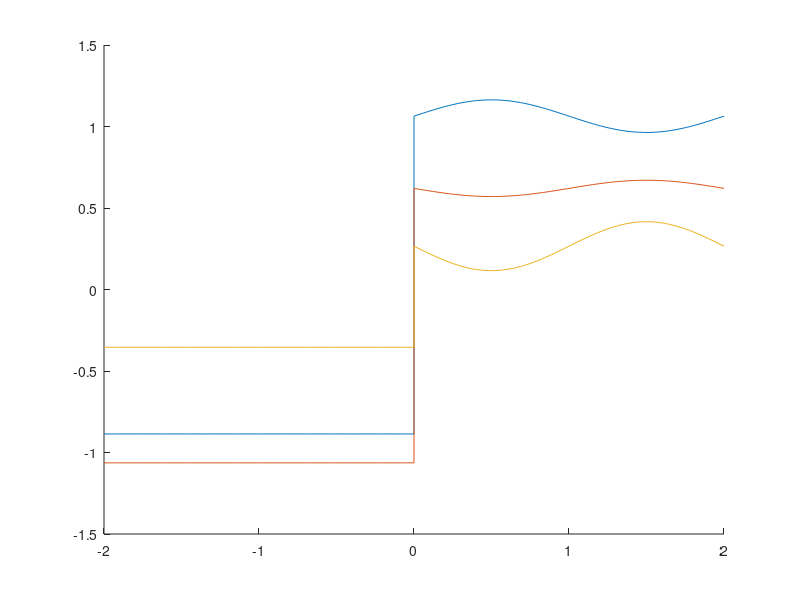
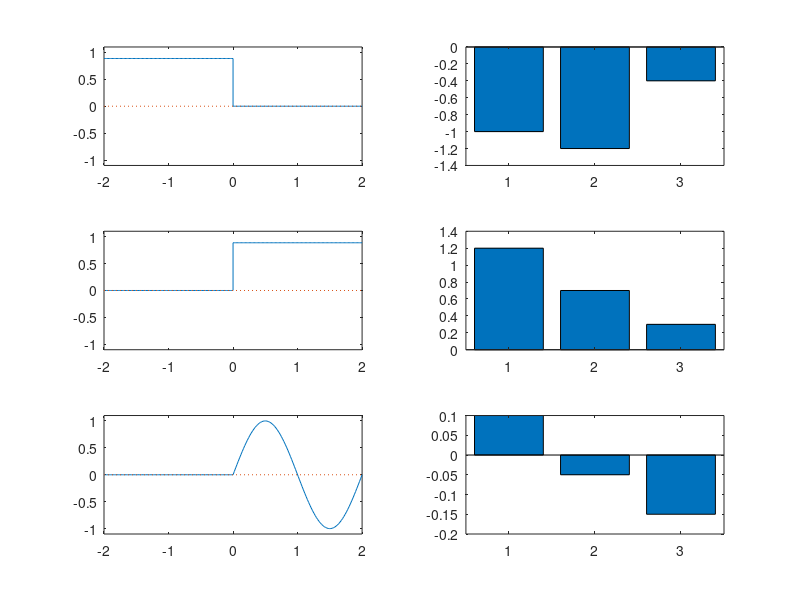

Here is the MATLAB script that generated these plots, in order:
% Figure box: Explanation of fPCA
addpath('./Functions/')

figure

nrows = 3;
ncols = 2;

t = [linspace(-2,0,100) linspace(0,2,100)];
step1 = [ones(1,100) zeros(1,100)]*sqrt(pi)/2;
step2 = [zeros(1,100) ones(1,100)]*sqrt(pi)/2;
strans = [zeros(1,100) sin(t(101:end)*pi)];

weights = [[-1 1.2 .1];[-1.2 .7 -.05];[-.4 .3 -.15]];

hold on
colmap = lines(size(weights,1));
for iw = 1:size(weights,1)
    plot(t,weights(iw,1)*step1+weights(iw,2)*step2+weights(iw,3)*strans,'Color',colmap(iw,:))
end

figure

subplot(nrows,ncols,1)
plot(t,step1)
hold on
plot([-2 2],[0 0],':')
set(gca,'YLim',[-1.1 1.1])

subplot(nrows,ncols,3)
plot(t,step2)
hold on
plot([-2 2],[0 0],':')
set(gca,'YLim',[-1.1 1.1])

subplot(nrows,ncols,5)
plot(t,strans)
hold on
plot([-2 2],[0 0],':')
set(gca,'YLim',[-1.1 1.1])

subplot(nrows,ncols,2)
bar(1:3,weights(:,1))

subplot(nrows,ncols,4)
bar(1:3,weights(:,2))

subplot(nrows,ncols,6)
bar(1:3,weights(:,3))